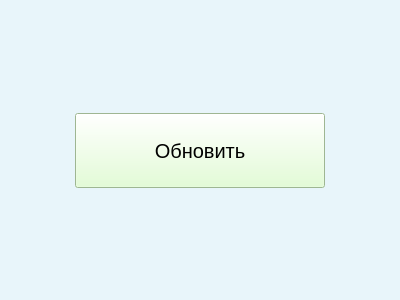
<?xml version="1.0" encoding="UTF-8"?>
<ui version="4.0">
 <class>MainWindow</class>
 <widget class="QMainWindow" name="MainWindow">
  <property name="geometry">
   <rect>
    <x>0</x>
    <y>0</y>
    <width>400</width>
    <height>300</height>
   </rect>
  </property>
  <property name="minimumSize">
   <size>
    <width>400</width>
    <height>300</height>
   </size>
  </property>
  <property name="maximumSize">
   <size>
    <width>400</width>
    <height>300</height>
   </size>
  </property>
  <property name="font">
   <font>
    <underline>false</underline>
   </font>
  </property>
  <property name="mouseTracking">
   <bool>true</bool>
  </property>
  <property name="tabletTracking">
   <bool>true</bool>
  </property>
  <property name="windowTitle">
   <string>Обновить</string>
  </property>
  <property name="styleSheet">
   <string notr="true">background-color: rgb(232, 245, 250);</string>
  </property>
  <widget class="QWidget" name="centralwidget">
   <layout class="QVBoxLayout" name="verticalLayout">
    <item>
     <layout class="QHBoxLayout" name="horizontalLayout">
      <item>
       <widget class="QPushButton" name="new_student_btn">
        <property name="minimumSize">
         <size>
          <width>250</width>
          <height>75</height>
         </size>
        </property>
        <property name="maximumSize">
         <size>
          <width>250</width>
          <height>50</height>
         </size>
        </property>
        <property name="font">
         <font>
          <pointsize>15</pointsize>
         </font>
        </property>
        <property name="mouseTracking">
         <bool>true</bool>
        </property>
        <property name="styleSheet">
         <string notr="true">background-color: rgb(255, 255, 255);
background-color: rgb(221, 255, 204);
</string>
        </property>
        <property name="text">
         <string>Обновить</string>
        </property>
       </widget>
      </item>
     </layout>
    </item>
   </layout>
  </widget>
  <widget class="QMenuBar" name="menubar">
   <property name="geometry">
    <rect>
     <x>0</x>
     <y>0</y>
     <width>400</width>
     <height>26</height>
    </rect>
   </property>
  </widget>
  <widget class="QStatusBar" name="statusbar"/>
 </widget>
 <resources/>
 <connections/>
</ui>
